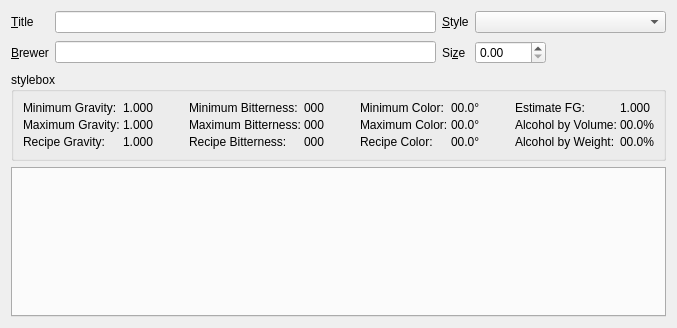
<ui version="4.0" >
 <class>View</class>
 <widget class="QWidget" name="View" >
  <property name="geometry" >
   <rect>
    <x>0</x>
    <y>0</y>
    <width>677</width>
    <height>328</height>
   </rect>
  </property>
  <property name="windowTitle" >
   <string>View</string>
  </property>
  <layout class="QVBoxLayout" >
   <item>
    <layout class="QGridLayout" >
     <item row="0" column="0" >
      <widget class="QLabel" name="titlelabel" >
       <property name="text" >
        <string>&amp;Title</string>
       </property>
       <property name="buddy" >
        <cstring>titleedit</cstring>
       </property>
      </widget>
     </item>
     <item row="0" column="1" >
      <widget class="QLineEdit" name="titleedit" >
       <property name="sizePolicy" >
        <sizepolicy vsizetype="Fixed" hsizetype="Expanding" >
         <horstretch>2</horstretch>
         <verstretch>0</verstretch>
        </sizepolicy>
       </property>
       <property name="toolTip" >
        <string>Recipe Title</string>
       </property>
       <property name="whatsThis" >
        <string>&lt;p>Use this field to enter the title of the recipe&lt;/p></string>
       </property>
      </widget>
     </item>
     <item row="0" column="2" >
      <widget class="QLabel" name="stylelabel" >
       <property name="frameShape" >
        <enum>QFrame::NoFrame</enum>
       </property>
       <property name="frameShadow" >
        <enum>QFrame::Plain</enum>
       </property>
       <property name="text" >
        <string>&amp;Style</string>
       </property>
       <property name="buddy" >
        <cstring>stylecombo</cstring>
       </property>
      </widget>
     </item>
     <item row="0" column="3" >
      <widget class="QComboBox" name="stylecombo" >
       <property name="sizePolicy" >
        <sizepolicy vsizetype="Fixed" hsizetype="Preferred" >
         <horstretch>1</horstretch>
         <verstretch>0</verstretch>
        </sizepolicy>
       </property>
       <property name="toolTip" >
        <string>Recipe Style</string>
       </property>
       <property name="whatsThis" >
        <string>&lt;p>Use this control to select the style of recipe.&lt;/p>
&lt;p>This only affects the minimum and maximum values in the &lt;em>characteristics&lt;/em> section&lt;/p></string>
       </property>
       <property name="duplicatesEnabled" >
        <bool>false</bool>
       </property>
      </widget>
     </item>
     <item row="1" column="0" >
      <widget class="QLabel" name="brewerlable" >
       <property name="text" >
        <string>&amp;Brewer</string>
       </property>
       <property name="buddy" >
        <cstring>breweredit</cstring>
       </property>
      </widget>
     </item>
     <item row="1" column="1" >
      <widget class="QLineEdit" name="breweredit" >
       <property name="sizePolicy" >
        <sizepolicy vsizetype="Fixed" hsizetype="Expanding" >
         <horstretch>2</horstretch>
         <verstretch>0</verstretch>
        </sizepolicy>
       </property>
       <property name="toolTip" >
        <string>Brewer Name</string>
       </property>
       <property name="whatsThis" >
        <string>&lt;p>Use this field to enter the name of the brewer&lt;/p></string>
       </property>
      </widget>
     </item>
     <item row="1" column="2" >
      <widget class="QLabel" name="sizelabel" >
       <property name="text" >
        <string>Si&amp;ze</string>
       </property>
       <property name="buddy" >
        <cstring>sizespin</cstring>
       </property>
      </widget>
     </item>
     <item row="1" column="3" >
      <layout class="QHBoxLayout" >
       <item>
        <widget class="QDoubleSpinBox" name="sizespin" >
         <property name="toolTip" >
          <string>Batch size</string>
         </property>
         <property name="whatsThis" >
          <string>&lt;p>Use this control to enter the size of the recipe batch&lt;/p></string>
         </property>
         <property name="maximum" >
          <double>5000.000000000000000</double>
         </property>
         <property name="singleStep" >
          <double>0.250000000000000</double>
         </property>
        </widget>
       </item>
       <item>
        <spacer>
         <property name="orientation" >
          <enum>Qt::Horizontal</enum>
         </property>
         <property name="sizeHint" >
          <size>
           <width>140</width>
           <height>27</height>
          </size>
         </property>
        </spacer>
       </item>
      </layout>
     </item>
    </layout>
   </item>
   <item>
    <widget class="QGroupBox" name="stylebox" >
     <property name="title" >
      <string>stylebox</string>
     </property>
     <layout class="QHBoxLayout" >
      <item>
       <layout class="QGridLayout" >
        <property name="leftMargin" >
         <number>0</number>
        </property>
        <property name="topMargin" >
         <number>0</number>
        </property>
        <property name="rightMargin" >
         <number>0</number>
        </property>
        <property name="bottomMargin" >
         <number>0</number>
        </property>
        <property name="horizontalSpacing" >
         <number>3</number>
        </property>
        <property name="verticalSpacing" >
         <number>3</number>
        </property>
        <item row="0" column="1" >
         <widget class="QLabel" name="ogmin" >
          <property name="text" >
           <string>1.000</string>
          </property>
         </widget>
        </item>
        <item row="1" column="1" >
         <widget class="QLabel" name="ogmax" >
          <property name="text" >
           <string>1.000</string>
          </property>
         </widget>
        </item>
        <item row="0" column="0" >
         <widget class="QLabel" name="ogminlabel" >
          <property name="text" >
           <string>Minimum Gravity:</string>
          </property>
         </widget>
        </item>
        <item row="2" column="0" >
         <widget class="QLabel" name="ogreclabel" >
          <property name="text" >
           <string>Recipe Gravity:</string>
          </property>
         </widget>
        </item>
        <item row="1" column="0" >
         <widget class="QLabel" name="ogmaxlabel" >
          <property name="text" >
           <string>Maximum Gravity:</string>
          </property>
         </widget>
        </item>
        <item row="2" column="1" >
         <widget class="QLabel" name="ogrec" >
          <property name="text" >
           <string>1.000</string>
          </property>
         </widget>
        </item>
       </layout>
      </item>
      <item>
       <spacer>
        <property name="orientation" >
         <enum>Qt::Horizontal</enum>
        </property>
        <property name="sizeHint" >
         <size>
          <width>20</width>
          <height>40</height>
         </size>
        </property>
       </spacer>
      </item>
      <item>
       <layout class="QGridLayout" >
        <property name="leftMargin" >
         <number>0</number>
        </property>
        <property name="topMargin" >
         <number>0</number>
        </property>
        <property name="rightMargin" >
         <number>0</number>
        </property>
        <property name="bottomMargin" >
         <number>0</number>
        </property>
        <property name="horizontalSpacing" >
         <number>3</number>
        </property>
        <property name="verticalSpacing" >
         <number>3</number>
        </property>
        <item row="0" column="1" >
         <widget class="QLabel" name="ibumin" >
          <property name="text" >
           <string>000</string>
          </property>
         </widget>
        </item>
        <item row="0" column="0" >
         <widget class="QLabel" name="ibuminlabel" >
          <property name="text" >
           <string>Minimum Bitterness:</string>
          </property>
         </widget>
        </item>
        <item row="1" column="1" >
         <widget class="QLabel" name="ibumax" >
          <property name="text" >
           <string>000</string>
          </property>
         </widget>
        </item>
        <item row="2" column="0" >
         <widget class="QLabel" name="ibureclabel" >
          <property name="text" >
           <string>Recipe Bitterness:</string>
          </property>
         </widget>
        </item>
        <item row="2" column="1" >
         <widget class="QLabel" name="iburec" >
          <property name="text" >
           <string>000</string>
          </property>
         </widget>
        </item>
        <item row="1" column="0" >
         <widget class="QLabel" name="ibumaxlabel" >
          <property name="text" >
           <string>Maximum Bitterness:</string>
          </property>
         </widget>
        </item>
       </layout>
      </item>
      <item>
       <spacer>
        <property name="orientation" >
         <enum>Qt::Horizontal</enum>
        </property>
        <property name="sizeHint" >
         <size>
          <width>20</width>
          <height>40</height>
         </size>
        </property>
       </spacer>
      </item>
      <item>
       <layout class="QGridLayout" >
        <property name="leftMargin" >
         <number>0</number>
        </property>
        <property name="topMargin" >
         <number>0</number>
        </property>
        <property name="rightMargin" >
         <number>0</number>
        </property>
        <property name="bottomMargin" >
         <number>0</number>
        </property>
        <property name="horizontalSpacing" >
         <number>3</number>
        </property>
        <property name="verticalSpacing" >
         <number>3</number>
        </property>
        <item row="1" column="0" >
         <widget class="QLabel" name="srmmaxlabel" >
          <property name="text" >
           <string>Maximum Color:</string>
          </property>
         </widget>
        </item>
        <item row="1" column="1" >
         <widget class="QLabel" name="srmmax" >
          <property name="text" >
           <string>00.0°</string>
          </property>
         </widget>
        </item>
        <item row="0" column="0" >
         <widget class="QLabel" name="srmminlabel" >
          <property name="text" >
           <string>Minimum Color:</string>
          </property>
         </widget>
        </item>
        <item row="0" column="1" >
         <widget class="QLabel" name="srmmin" >
          <property name="text" >
           <string>00.0°</string>
          </property>
         </widget>
        </item>
        <item row="2" column="1" >
         <widget class="QLabel" name="srmrec" >
          <property name="text" >
           <string>00.0°</string>
          </property>
         </widget>
        </item>
        <item row="2" column="0" >
         <widget class="QLabel" name="srmreclabel" >
          <property name="text" >
           <string>Recipe Color:</string>
          </property>
         </widget>
        </item>
       </layout>
      </item>
      <item>
       <spacer>
        <property name="orientation" >
         <enum>Qt::Horizontal</enum>
        </property>
        <property name="sizeHint" >
         <size>
          <width>20</width>
          <height>40</height>
         </size>
        </property>
       </spacer>
      </item>
      <item>
       <layout class="QGridLayout" >
        <property name="leftMargin" >
         <number>0</number>
        </property>
        <property name="topMargin" >
         <number>0</number>
        </property>
        <property name="rightMargin" >
         <number>0</number>
        </property>
        <property name="bottomMargin" >
         <number>0</number>
        </property>
        <property name="horizontalSpacing" >
         <number>3</number>
        </property>
        <property name="verticalSpacing" >
         <number>3</number>
        </property>
        <item row="2" column="1" >
         <widget class="QLabel" name="abw" >
          <property name="text" >
           <string>00.0%</string>
          </property>
         </widget>
        </item>
        <item row="1" column="0" >
         <widget class="QLabel" name="abvlabel" >
          <property name="text" >
           <string>Alcohol by Volume:</string>
          </property>
         </widget>
        </item>
        <item row="2" column="0" >
         <widget class="QLabel" name="abwlabel" >
          <property name="text" >
           <string>Alcohol by Weight:</string>
          </property>
         </widget>
        </item>
        <item row="1" column="1" >
         <widget class="QLabel" name="abv" >
          <property name="text" >
           <string>00.0%</string>
          </property>
         </widget>
        </item>
        <item row="0" column="0" >
         <widget class="QLabel" name="fglabel" >
          <property name="text" >
           <string>Estimate FG:</string>
          </property>
         </widget>
        </item>
        <item row="0" column="1" >
         <widget class="QLabel" name="fg" >
          <property name="text" >
           <string>1.000</string>
          </property>
         </widget>
        </item>
       </layout>
      </item>
     </layout>
    </widget>
   </item>
   <item>
    <widget class="QTabWidget" name="ingredients" >
     <property name="minimumSize" >
      <size>
       <width>0</width>
       <height>128</height>
      </size>
     </property>
    </widget>
   </item>
  </layout>
 </widget>
 <tabstops>
  <tabstop>titleedit</tabstop>
  <tabstop>breweredit</tabstop>
  <tabstop>stylecombo</tabstop>
  <tabstop>sizespin</tabstop>
  <tabstop>ingredients</tabstop>
 </tabstops>
 <resources>
  <include location="../qbrew.qrc" />
 </resources>
 <connections/>
</ui>
